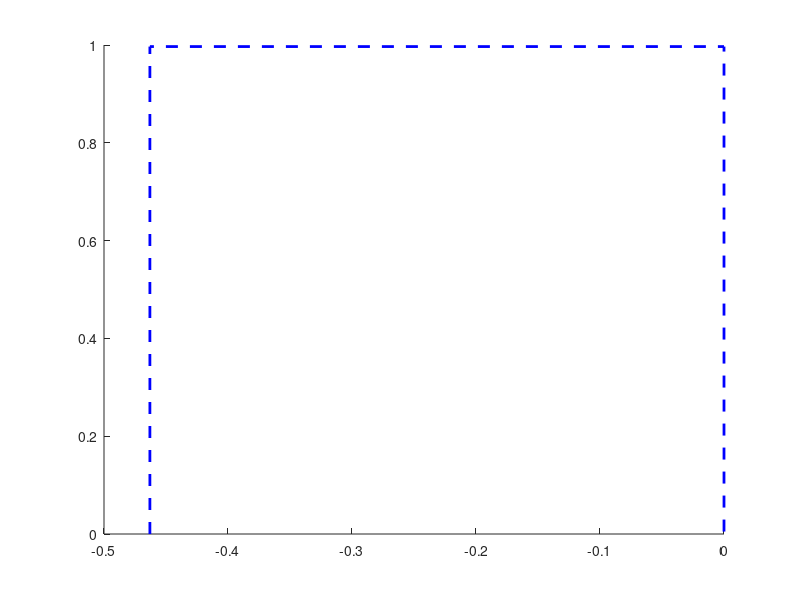

Write MATLAB code to recreate this figure. (Note: this script raises an error after producing the figure.)
% In this script, six values are closely approximated via golden section search
%  - α value for which correlation coefficient ρ is strongest between E and R_a
%  - α value for which ρ is strongest between bp and SCI_α
%  - α value for which ρ is strongest between ΔH and R_α
%  - α value for which ρ is strongest between ΔH and SCI_α
% Additionally, curves for ρ against α near these values are plotted in 4 figs

close all; % Close any figures already opened
clear;     % and clear all variables
format long; % More significant figures printed in the console
pkg load statistics;

% Config: Adjust lines' width, font size, whether or not to save to file
lineWidth = 2; % the line thickness in the graph
fontSize = 16; % the font size in the graph
saveToFile = true; % Set to true to auto-save plots
% Note: Dimensions of resulting images are scaled according to each window size.
%       To control the dimensions, after running the whole script, resize each
%       ... figure window and then run only the saveas functions
%       ... manually, by selection, at the end of this script

% Utility: Below is a function to round-off to 4 decimal places | returns string
%          Need to use this function as round(X,4,Type) does not exist in Octave
%          ... and sprintf("%.04f",X) does not round properly for some numbers.
as_4_dp_str = @(x) sprintf('%.04f', round(x*(10^4))/(10^4));

% Cell containing Entropy and Heat Capacity of 22 lower benzenoids
expData = {reshape([% Boiling point
   80.1 218 338 340 431 425 429 440 496 493 497
   547  542 535 535 531 519 590 596 594 595 393
   ]', 22, 1), reshape([ % Enthalpy of Formation
   75.2 141   202.7 222.6 271.1 277.1 275.1 310.5 296 289.9 319.2
   323  301.2 348   335   336.3 336.9 296.7 375.6 366 393.3 221.3
]', 22, 1),
   "bp", "Δ𝐻^0_f" % Their labels
 };

% 22 by 3 array, number of edges in each dudv partition: (2,2), (2,3) then (3,3)
d_f = [
  6 6 7 6 8 7  9 6  7  8 8 6  7  9  8  8  9  6  8  8  9  6
  0 4 6 8 8 10 6 12 10 8 8 12 10 10 12 12 10 12 12 12 10 8
  0 1 3 2 5 4  6 3  7  8 8 9  10  7 6  6  7  12  9  9 10 5
]'; % Used for computing indices based on edge endpoint degree partitions

% Cell containing the three index-computing functions
% Usage: getIndexFns{n}(a) | n=1:R_a, n=2:SCI_a, a = alpha
getIndexFns = { % obtains a 22 by 1 matrix containing indices of the benzenoids
  @(a) (sum(d_f.*[4,6,9].^a,2)); % General Randic index(R)
  @(a) (sum(d_f.*[4,5,6].^a,2)); % General Sum connectivity index(SCI)
}';
% Cell containing their respective labels
indexName = {"R" "SCI"};

% Variables for indexing arrays and iterating for-loops
numData = size(expData, 2);       % two (bp & ΔH)
numIndices = size(getIndexFns,2); % two (R & SCI)
numCurves = numData*numIndices;   % four (4 curves)

% All x in visible ranges (both plots - near and far)
xnear = [linspace(-0.63, 0.2, 800); linspace(-3.30, 0.25, 800)];
xfar = linspace(-20,20,800); % xfar is same for both bp and ΔH

% Do the same procedure for each experimental data i.e., bp and ΔH
for ii = 1:numData
  % This figure is for the zoomed-in plot
  figure(numData+ii); hold on;

  % Indicate inverval for which R_a is the better indicator (before corr-curves)

  % WARNING: these xmeet1-ymeet2 values are hardcoded, computed separately
  %          ... These are coordinates where ρ-α of {ΔH or E}-R_α
  %          ... intersects ρ-α of {ΔH or E}-SCI_α
  xmeet1 = [
    -0.46299; % for bp
    -2.2887   % for ΔH
  ](ii); % of these 2, either the first value or second is used, depending on ii
  ymeet1 = [
    0.99641; % for bp
    0.97216  % for ΔH
  ](ii);
  xmeet2 = [
    -0.00045;    % for bp
    -0.00010081  % for ΔH
  ](ii);
  ymeet2 = [
    0.99574; % for bp
    0.94512  % for ΔH
  ](ii);

  ybox = [
    0.9968; % for figure 3 (blue dotted line)
    0.98  % for figure 4 (blue dotted line)
  ](ii);
  % Plot the blue dashed box (before drawing the curves so it appear beneath)
  plot([xmeet1 xmeet1 0 0], [0 ybox ybox 0], '--b', 'LineWidth', lineWidth);

  yend = 0; % <-- to be assigned some value later for adjusting visible range

  % Draw correlation curves for each index-property pair
  for n = 1:numIndices
    % Function to get corrcoef ρ between bp/ΔH (depending on ii) with specified α
    %                                and R_a/SCI_a (depending on n)
    get_indices_vals = @(alpha) getIndexFns{n}(alpha)(!isnan(expData{1,ii}));
    ccFn = @(alpha) corrcoef(
      get_indices_vals(alpha), % Either R(alpha) or SCI(alpha)
      expData{1,ii}(!isnan(expData{1,ii})) % bp/ΔH
    )(1,2);

    % generate corresponding y values
    ynear = arrayfun(ccFn, xnear(ii,:));
    yfar = arrayfun(ccFn, xfar);

    % Compute peak values via. golden section search, and display in console
    disp(sprintf("%s against general_%s", expData{2,ii}, indexName{n}));
    peakAlpha = mean(GoldenSectionSearch_Maximum(ccFn, xnear(ii,1), xnear(ii,end), 1e-15))
    peakCorrCoeff = ccFn(peakAlpha)

    X_lm = getIndexFns{n}(peakAlpha);
    Y_lm = expData{1,ii};
    mdl = fitlm(X_lm, Y_lm);
    close

    % Calc confidence intervals
    grad_coef = mdl{3,2}
    grad_lower = mdl{3,4};
    CI_grad = grad_coef - grad_lower
    intercept_coef = mdl{2,2}
    intercept_lower_CI = mdl{2,4};
    CI_intercept = intercept_coef - intercept_lower_CI
    disp("")

    % Generate curve label                  [bp,ΔH]         [R,SCI]
    curveLabels{n} = sprintf("%s and %s_a", expData{2,ii}, indexName{n});

    figure(ii); % One zoomed-out plot for each expData
    hold on;
    % The curve is stored in a variable to be referenced in the legend spec
    curvesFar(n) = plot(xfar, yfar, '-', 'LineWidth', lineWidth);
    drawnow;

    figure(numData+ii); % Each expData's set of curves has a zoomed-in plot
    hold on;
    % The curve is stored in a variable to be referenced in the legend spec
    curves(n) = plot(xnear(ii,:), ynear, '-', 'LineWidth', lineWidth);

    % Show the peak in the plot: draw indicator lines & display coordinates
    plot([peakAlpha peakAlpha xnear(ii,1)], [0 peakCorrCoeff peakCorrCoeff],
         '--k', 'LineWidth', lineWidth/2); % Black dashed indicator lines
    text(peakAlpha, peakCorrCoeff,
        {'', sprintf("(−%s, %s)", as_4_dp_str(abs(peakAlpha)), as_4_dp_str(peakCorrCoeff))},
        'VerticalAlignment', 'bottom');
        % Negative sign entered manually here to bypass the default
        % ... usage of "hypen-minus" instead of "minus" (− vs -)

    yend = max(yend, ynear(end)); % y value to be used as visible y lower bound
  end

  % Mark and write on the plot the limits of alpha where R_a is better than SCI_a
  plot([xmeet1 xmeet2], [ymeet1 ymeet2], '*b',
       'MarkerSize', 16, 'LineWidth', lineWidth/1.5); % Mark with blue asterisks
  text(xmeet1, ymeet1, {'', sprintf(" (−%s, %s)", as_4_dp_str(abs(xmeet1)), as_4_dp_str(ymeet1))},
       'VerticalAlignment', 'top', 'Color', [0, 0, 0.8]); % Write blue text
  text(xmeet2, ymeet2, {'', sprintf("(0, %s) ", as_4_dp_str(ymeet2))},
       'VerticalAlignment', 'top', 'HorizontalAlignment', 'right', 'Color', [0, 0, 0.8]);

  % Label this expData's zoomed-in plot
  xlabel('α');
  ylabel('ρ');
  leg = legend(curves, curveLabels); % curves contains all drawn "xnear" curves
  set(leg, 'location', "southwest"); % the location of the legend box

  ybox_space = [
    0.000005; % spacing between upper y-value with the blue dotted lines (figure 3)
    0.0005  % spacing between upper y-value with the blue dotted lines (figure 4)
  ](ii);
  axis([xnear(ii,1) xnear(ii,end) yend ybox+ybox_space]); % Enforce figure's visible range
  drawnow;

  % Label the zoomed-out plot
  figure(ii);
  xlabel('α');
  ylabel('ρ');
  leg = legend(curvesFar, curveLabels); % curvesFar contains all drawn "xfar" curves
  set(leg, 'location', "southeast");

  if ii==2
    set(leg, 'location', "southeast");

  end

  hold off;
end

for ii = 1:4
  % Replace hyphens with minuses on negative axes
  figure(ii);
  xticklabels(strrep(xticklabels,'-','−'));
  yticklabels(strrep(yticklabels,'-','−'));

  % Set all fontsizes to size specified early in the script
  set(findall(figure(ii),'-property','FontSize'),'FontSize', fontSize)
end

if saveToFile
  saveas(figure(1), "01_comb_ccurves_bp_indices_FAR.png");
  saveas(figure(2), "01_comb_ccurves_DH_indices_FAR.png");
  saveas(figure(3), "01_comb_ccurves_bp_indices_NEAR.png");
  saveas(figure(4), "01_comb_ccurves_DH_indices_NEAR.png");
end
